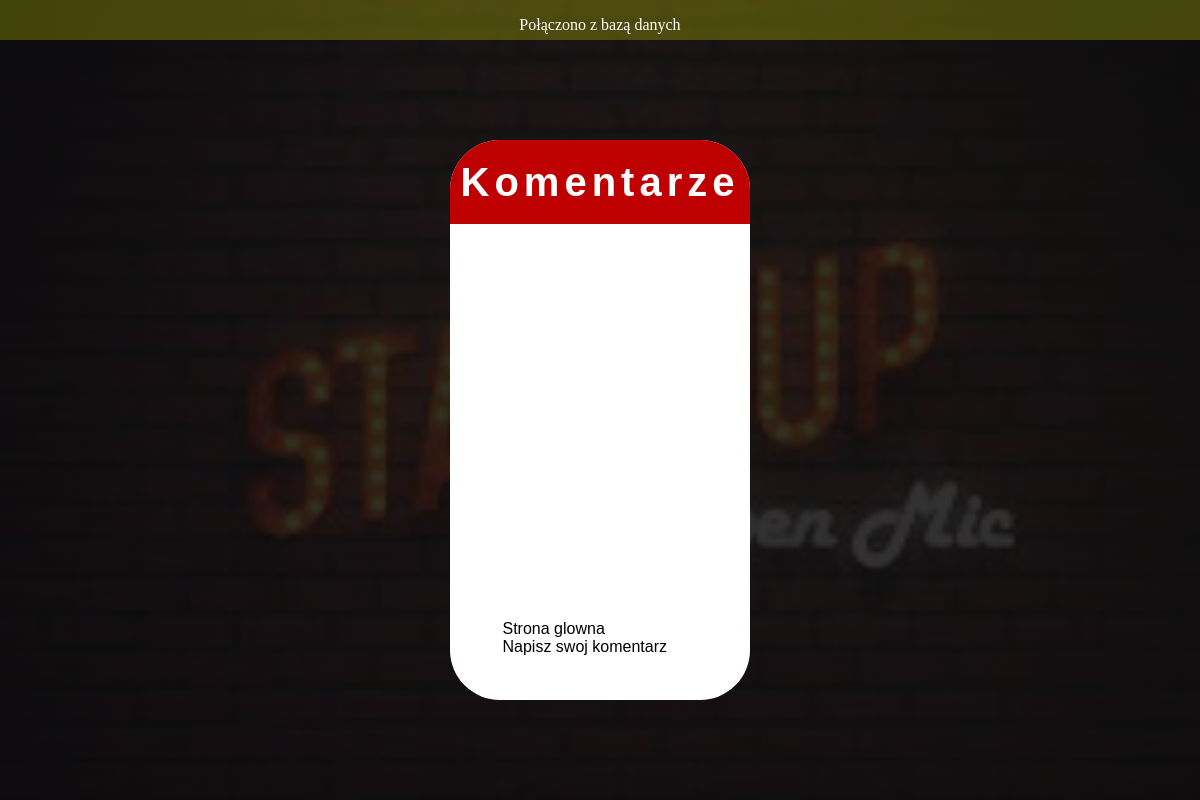
Before: /kom.php with the older database file.
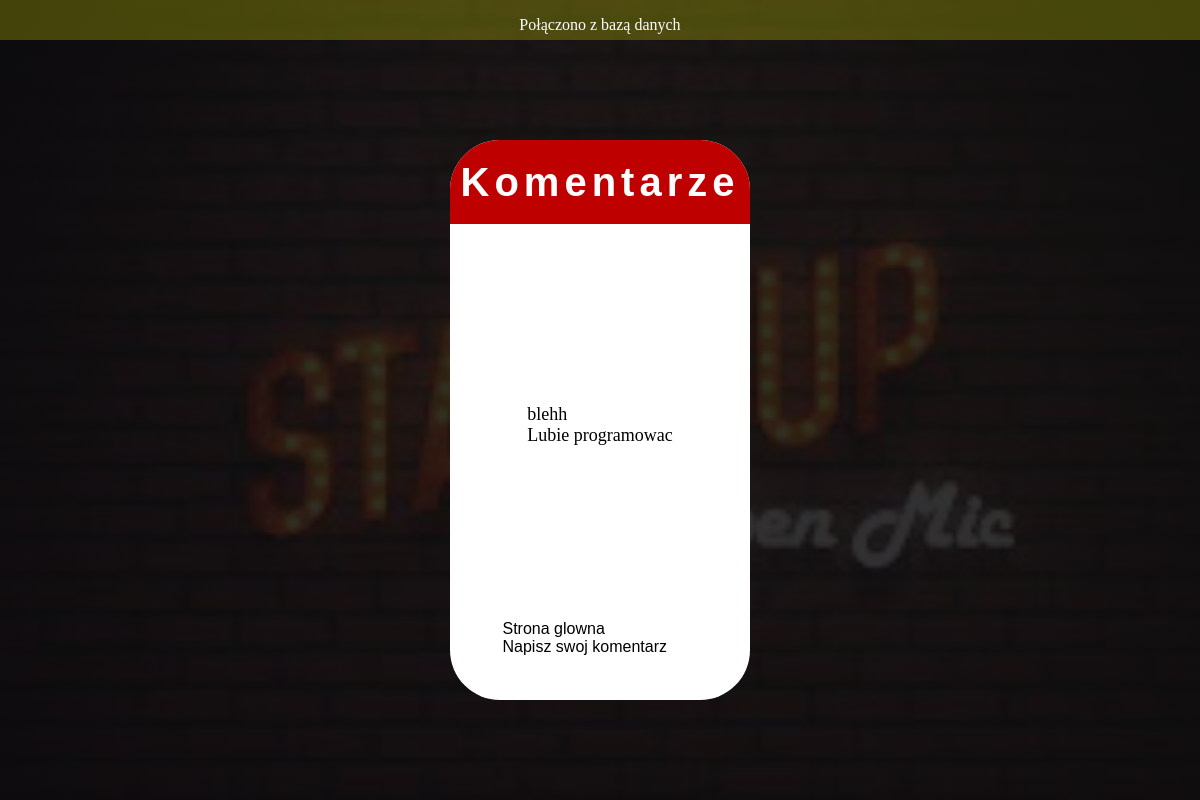
After: the same page with the newer database file.
### tables this page shows
CREATE TABLE `komentarze` (
  `IDK` int(11) NOT NULL,
  `Zawartosc` varchar(255) NOT NULL,
  `Uzytkownik` varchar(255) NOT NULL
);

### kom.php (the view, shortened to what this page needs)
<!DOCTYPE html>
<html lang="en">
<head>
    <link rel="stylesheet" href="komentarz.css">
</head>
<body>
    <div id="hero">
        <div class="database-status">
            <?php
            $dbname = "jetdatabase";
            $user = "root";
            $password = "";
            $host = "localhost";
            $polaczenie = mysqli_connect($host, $user, $password, $dbname);
            if (!$polaczenie) {
                echo "<p>Nie połączono z bazą danych </p>";
                exit("Błąd połączenia z bazą danych");
            } else {
                echo "<p>Połączono z bazą danych</p>";
            }
            ?>
        </div>
    <div class="down">
        <div class="login-box">
            <div class="title-box">
                <div class="login-title">
                    <h2>Komentarze</h2>
                </div>
            </div>
            <form class="part-box" method="POST">
                <div class="login-desc2">
                <?php
        $dbname = "jetdatabase";
        $user = "root";
        $password = "";
        $host = "localhost";
                    $polaczenie = mysqli_connect($host, $user, $password, $dbname);
                $records = $polaczenie->query(" SELECT komentarze.Zawartosc, komentarze.uzytkownik FROM komentarze");
                        while(list($zawartosc, $uzytkownik) = mysqli_fetch_row($records)){
                            echo $uzytkownik . "<br>" . $zawartosc . '<br>' . '<br>';
                        }
        ?>
        </div>
        <br>
        <a href="main.php">Strona glowna</a>
        <a href="komentarz.php">Napisz swoj komentarz </a>
            </form>
        </div>
        </div>
    </div>
</body>
</html>

Changed rows visible on the page:
added komentarze: Uzytkownik "blehh", Zawartosc "Lubie programowac"
